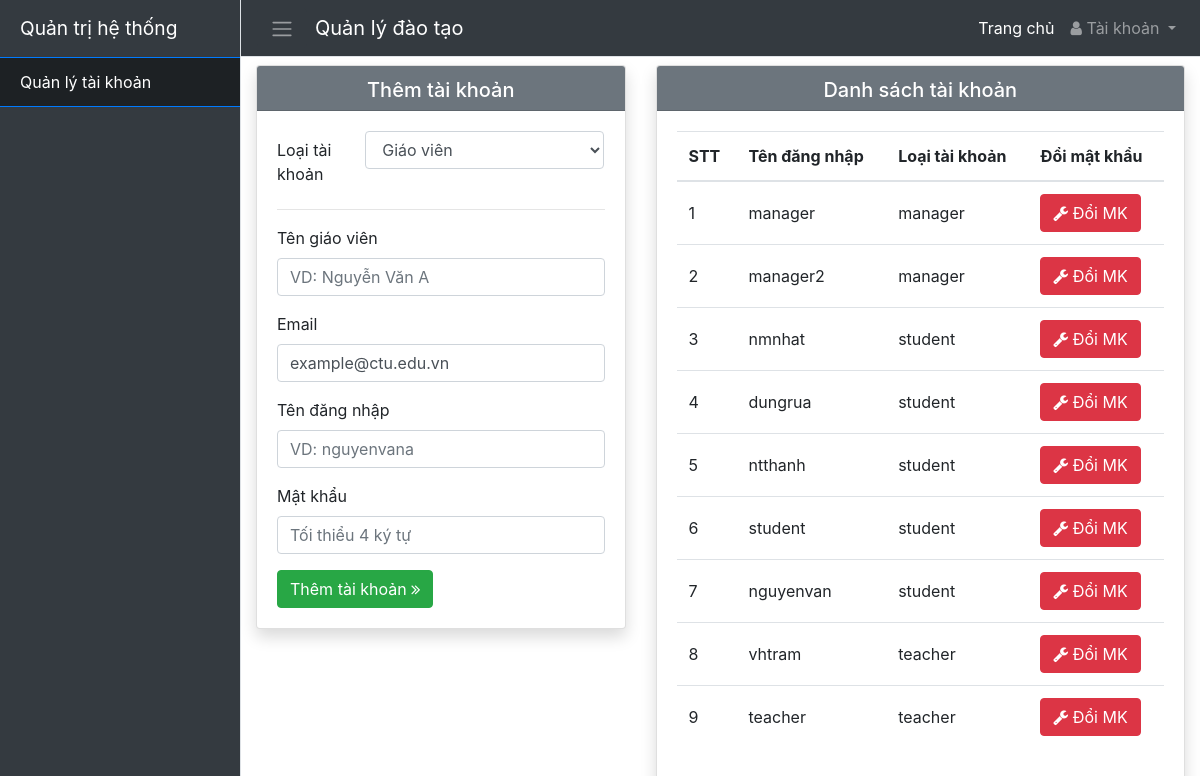
Page /views/admin (signed in) on the earlier database version.
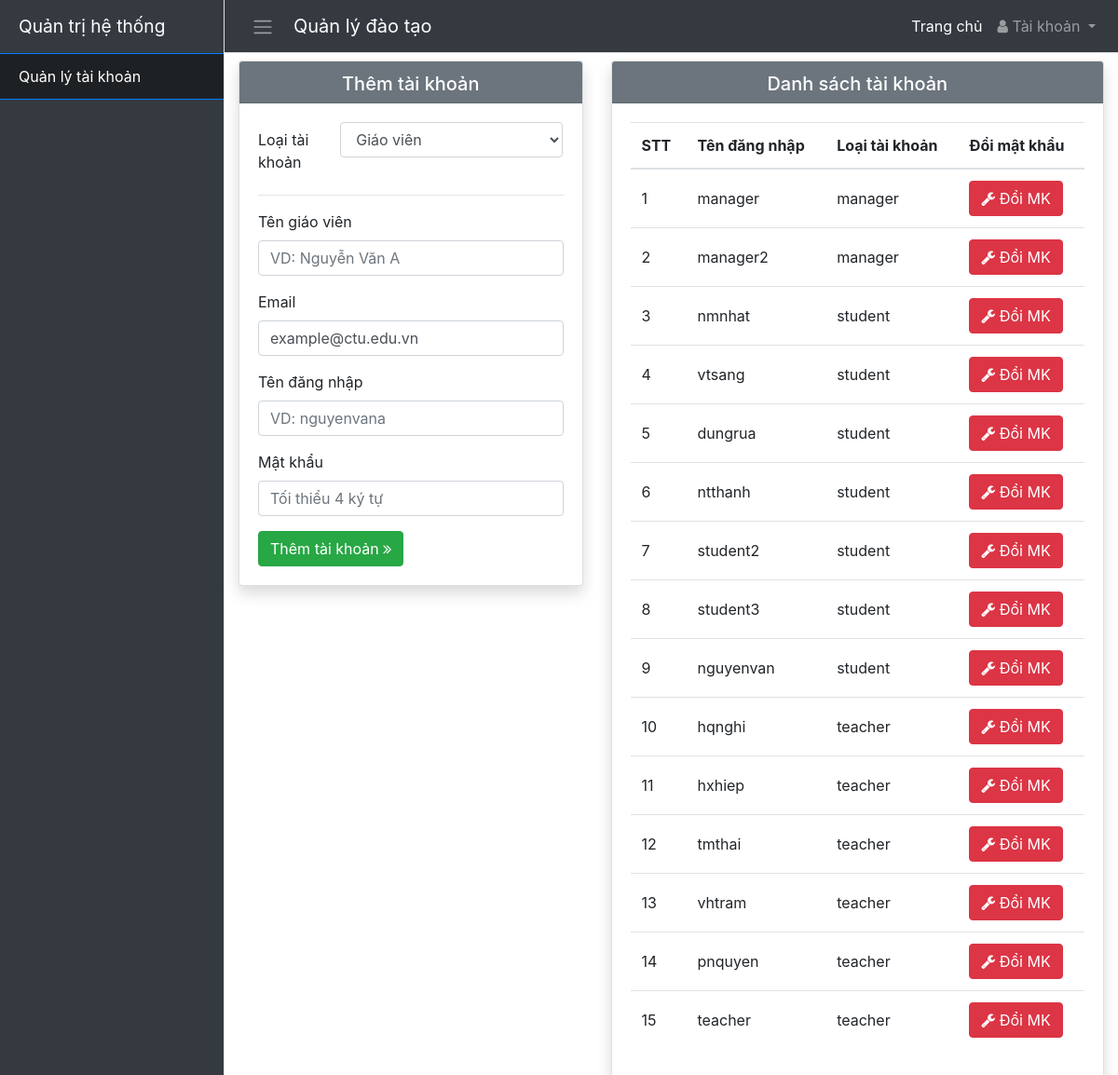
Same page on the later database version.
### tables this page shows
CREATE TABLE `accounts` (
  `id` int(11) NOT NULL,
  `username` varchar(50) NOT NULL,
  `password` varchar(200) DEFAULT NULL,
  `role` varchar(50) DEFAULT 'student'
);

### php/account/admin_get_all.php (the view)
<?php
	if (isset($_SESSION['logged_role']) && $_SESSION['logged_role'] == 'admin') {
		require_once '../../php/connection.php';
		$sql = "SELECT * FROM accounts WHERE role != 'admin' ORDER BY role";
		$result = $conn->query($sql);
		$i = 1;
		while ($row = $result->fetch_assoc()) {
			echo
			'<tr>
				<td>'.$i++.'</td>
				<td>'.$row['username'].'</td>
				<td>'.$row['role'].'</td>
				<td>
					<button data-toggle="modal" data-target="#modal-change-password"
						onclick="passIdToModal('.$row['id'].')" type="button" class="btn btn-danger"
					>
						<i class="fa fa-wrench" aria-hidden="true"></i> Đổi MK
					</button>
				</td>
			</tr>';
		}
	}
?>

### views/template/header.php (shortened to what this page needs)
<!DOCTYPE html>
<html lang="en">
<head>
	<link rel="stylesheet" href="https://maxcdn.bootstrapcdn.com/bootstrap/4.3.1/css/bootstrap.min.css">
	<link rel="stylesheet" href="https://stackpath.bootstrapcdn.com/font-awesome/4.7.0/css/font-awesome.min.css">
	<link rel="stylesheet" href="/assets/css/sidebar.css">
	<link rel="stylesheet" href="/assets/css/main.css">
</head>
<body>
	<div class="d-flex" id="wrapper">
		<?php
			switch (basename(getcwd())) {
				case 'admin':
					include 'sidebar/admin.php';
					break;
			}
		?>
		<div id="page-content-wrapper">
			<nav class="navbar navbar-expand-lg navbar-dark bg-dark border-bottom">
				<button class="btn btn-dark" id="menu-toggle"><span class="navbar-toggler-icon"></span></button>
				<a class="navbar-brand ml-2" href="/">Quản lý đào tạo</a>
				<ul class="navbar-nav ml-auto mt-2 mt-lg-0">
					<li class="nav-item active">
						<a class="nav-link" href="/">Trang chủ</a>
					</li>
					<li class="nav-item dropdown">
						<a class="nav-link dropdown-toggle" href="#" id="navbarDropdown" role="button" data-toggle="dropdown" aria-haspopup="true" aria-expanded="false">
							<i class="fa fa-user"></i> Tài khoản
						</a>
					</li>
				</ul>
			</nav>

### views/template/sidebar/admin.php (shortened to what this page needs)
<div class="bg-dark border-right" id="sidebar-wrapper">
	<div class="sidebar-heading">Quản trị hệ thống</div>
	<div class="list-group list-group-flush">
		<a href="/views/admin" class="list-group-item list-group-item-action bg-dark active">
			Quản lý tài khoản
		</a>
		<a href="#" class="list-group-item list-group-item-action bg-dark"></a>
	</div>
</div>

### views/admin/index.php (shortened to what this page needs)
<?php include '../template/header.php'; ?>
<div class="container-fluid pt-2">
	<div class="row">
		<div class="col-5">
			<div class="card shadow">
				<div class="card-header bg-secondary text-white pb-0 text-center">
					<h5>Thêm tài khoản</h5>
				</div>
				<div class="card-body">
					<form action="/php/teacher/create.php" method="POST">
						<div class="form-group row">
							<label class="col-4 col-form-label">Loại tài khoản</label>
							<div class="col-sm-8 p-0 ml-n3">
								<select class="form-control" name="acc-role" id="sel-acc-role" autofocus>
									<option value="teacher">Giáo viên</option>
								</select>
							</div>
						</div>
						<hr>
						<fieldset class="form-group" id="inp-name">
							<label>Tên giáo viên</label>
							<input class="form-control" id="inp-teacher" type="text" name="name" placeholder="VD: Nguyễn Văn A">
						</fieldset>
						<fieldset class="form-group" id="inp-email">
							<label>Email</label>
							<input class="form-control" type="text" name="email" value="example@ctu.edu.vn"
								id="inp"
							>
						</fieldset>
						<fieldset class="form-group">
							<label>Tên đăng nhập</label>
							<input class="form-control" id="inp-user" type="text" name="username" placeholder="VD: nguyenvana">
						</fieldset>
						<fieldset class="form-group">
							<label>Mật khẩu</label>
							<input class="form-control" type="password" name="pass" placeholder="Tối thiểu 4 ký tự" minlength="4">
						</fieldset>
						<button class="btn btn-success" type="submit">
							Thêm tài khoản <i class="fa fa-angle-double-right"></i>
						</button>
					</form>
				</div>
			</div>
		</div>
		<div class="col-7">
			<div class="card shadow">
				<div class="card-header bg-secondary text-white pb-0 text-center">
					<h5>Danh sách tài khoản</h5>
				</div>
				<div class="card-body">
					<table class="table table-inverse">
						<thead>
							<tr>
								<th>STT</th>
								<th>Tên đăng nhập</th>
								<th>Loại tài khoản</th>
								<th>Đổi mật khẩu</th>
							</tr>
						</thead>
						<tbody>
							<?php include '../../php/account/admin_get_all.php'; ?>
						</tbody>
					</table>
				</div>
			</div>
		</div>
	</div>
</div>
<?php include '../template/footer.php'; ?>

### views/template/footer.php (shortened to what this page needs)
		</div>
	</div>
</body>
</html>

### assets/css/sidebar.css (style rules this page uses)
body { overflow-x: hidden; }
#sidebar-wrapper { min-height: 100vh; margin-left: -15rem; -webkit-transition: margin .25s ease-out; -moz-transition: margin .25s ease-out; -o-transition: margin .25s ease-out; transition: margin .25s ease-out; }
#sidebar-wrapper .sidebar-heading { padding: 0.875rem 1.25rem; font-size: 1.2rem; color: #fff; }
#sidebar-wrapper .list-group { width: 15rem; }
#sidebar-wrapper a { color: #fff !important; }
#sidebar-wrapper .active { background-color: #1D2124 !important; }
#page-content-wrapper { min-width: 100vw; }
@media (min-width: 768px) { #sidebar-wrapper { margin-left: 0; } }
@media (min-width: 768px) { #page-content-wrapper { min-width: 0; width: 100%; } }

### assets/css/main.css (style rules this page uses)
* { margin: 0; padding: 0; box-sizing: border-box; }
body, html { height: 100%; }
.table > tbody > tr > td { vertical-align: middle; }

### views/template/header.php (style rules this page uses)
.table > tbody > tr > td { vertical-align: middle; }

Differences in the rows shown:
removed accounts: username "student", role "student"
added accounts: username "vtsang", role "student"
added accounts: username "student2", role "student"
added accounts: username "student3", role "student"
added accounts: username "hqnghi", role "teacher"
added accounts: username "hxhiep", role "teacher"
added accounts: username "tmthai", role "teacher"
added accounts: username "pnquyen", role "teacher"
